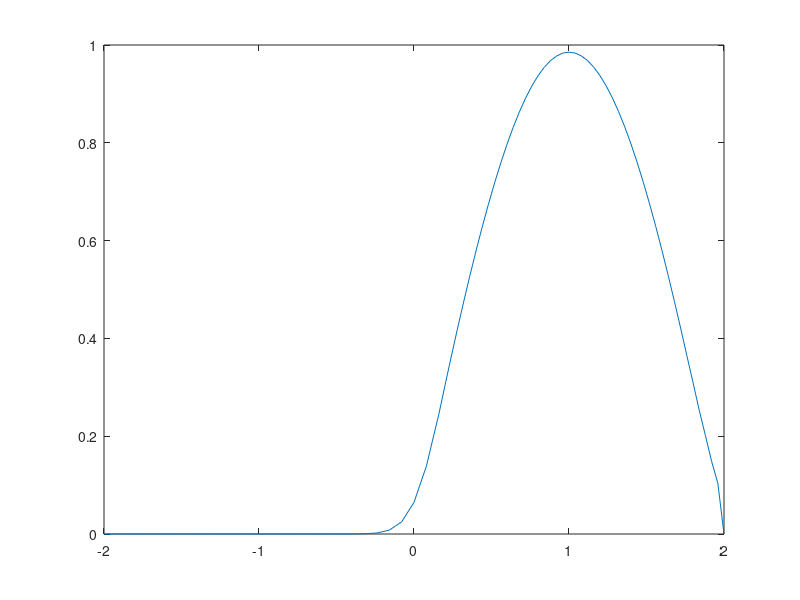

This figure's MATLAB source:
% Lax-Fredrichs
function LF()
clc
close all
clear all
c = 1;
nx = 101;
nt = 30;
ax = -2;
bx = 2;
at = 0;
bt = 1;
x = linspace (ax, bx, nx);
t = linspace (at, bt, nt);
dt = (bt-at)/(nt-1);

m = c*((bt-at)*(nx-1))/((bx-ax)*(nt-1));


unot = zeros (1, nx);
k = find (x<=-1);
unot(k) = 0;
k = find (x > -1 & x<=1);
unot (k) = cos(pi * x(k) /2);
k = find (x>1);
unot(k) = 0;
plot (x, unot)
pause(1)
%hold all

v = zeros (nt , nx);
v(1,:) = unot;

% Boundary Conditions:

%v(:, 1) = 1;

for n = 2:nt
	for i = 2:nx-1
	v(n,i)= (0.5 - m/2) * v(n-1, i+1) + (0.5 + m/2) * v(n-1, i-1);
	end 

end

for j = 2:nt
plot (x, v(j,:))
pause(0.1)
%hold all
end


